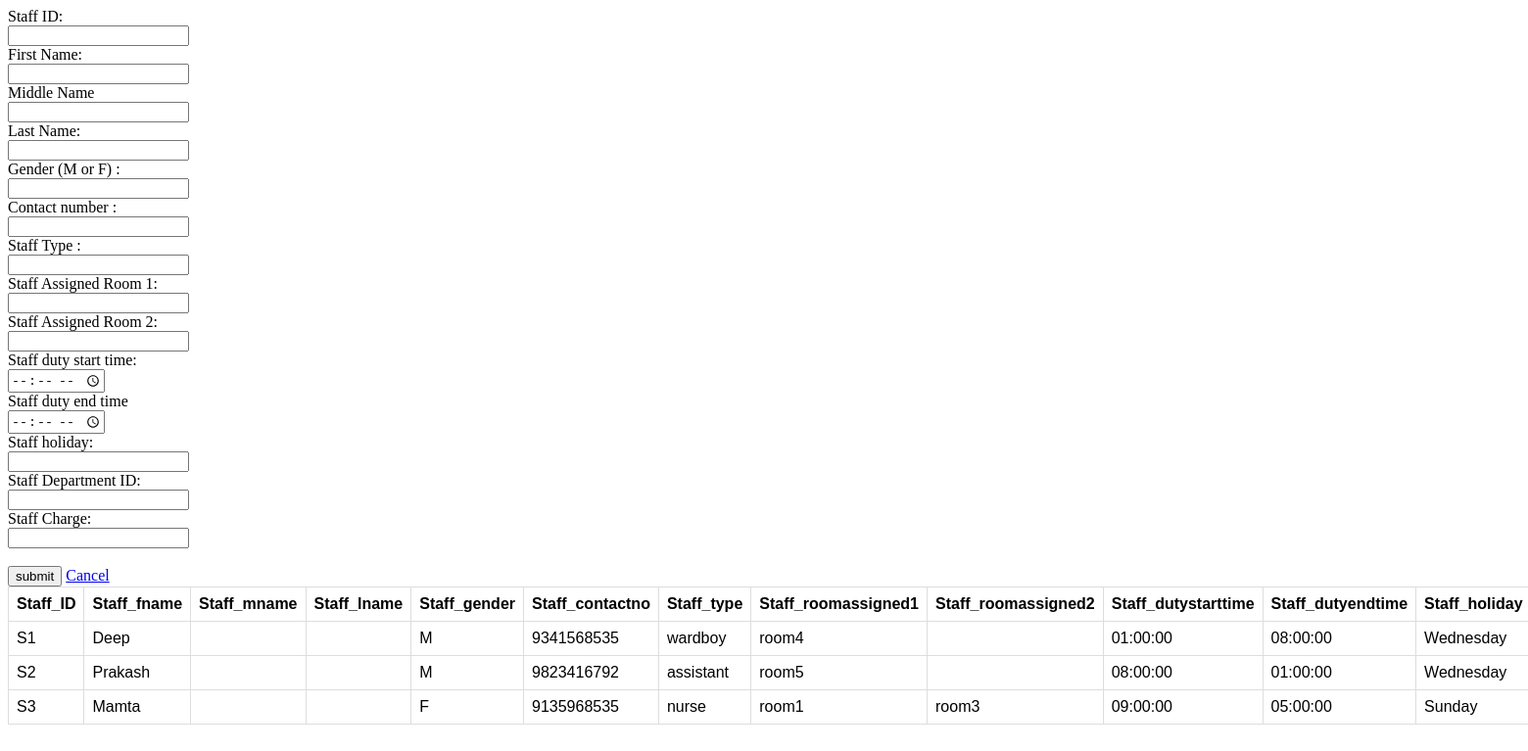
Screenshot of /Hospital_management_PhpProject/Staff_InsertForm.php with the database file from the repository.
### tables this page shows
CREATE TABLE Staff (Staff_ID VARCHAR(10) PRIMARY KEY,
                    Staff_fname VARCHAR(40) NOT NULL,
                    Staff_mname VARCHAR(40),
                    Staff_lname VARCHAR(40),
                    Staff_gender VARCHAR(2) NOT NULL,
                    Staff_contactno bigint NOT NULL,
                    Staff_type VARCHAR(30) ,
                    Staff_roomassigned1 VARCHAR(5) NOT NULL,
                    Staff_roomassigned2 VARCHAR(5),
                    Staff_dutystarttime time NOT NULL,
                    Staff_dutyendtime time NOT NULL,
                    Staff_holiday varchar(10),
                    Staff_DeptID varchar(6),
                    Staff_Charge int not null,
					FOREIGN KEY (Staff_DeptID) REFERENCES Department(Dept_ID),
                    FOREIGN KEY (Staff_roomassigned1) REFERENCES Rooms(Room_ID),
                    FOREIGN KEY (Staff_roomassigned2) REFERENCES Rooms(Room_ID)
                    );

### Hospital_management_PhpProject/Staff_InsertForm.php (the view, shortened to what this page needs)
<!DOCTYPE html>
<html>
  <body>
      <link rel="stylesheet" href="style.css">
      <form method="post" action="Staff_Insert.php">
                Staff ID:<br>
                <input type="text" name="Staff_ID">
		<br>
                First Name:<br>
		<input type="text" name="Staff_fname">
		<br>
                Middle Name<br>
		<input type="text" name="Staff_mname">
		<br>
                 Last Name:<br>
		<input type="text" name="Staff_lname">
		<br>
                 Gender (M or F) :<br>
		<input type="text" name="Staff_gender">
		<br>
                Contact number  :<br>
                <input type="Number" name="Staff_contactno" pattern="^\d{10}$">
		<br>
                 Staff Type :<br>
                 <input type="text" name="Staff_type" >
		<br>
                 Staff Assigned Room 1:<br>
                 <input type="text" name="Staff_roomassigned1">
		<br>
                 Staff Assigned Room 2:<br>
		<input type="text" name="Staff_roomassigned2">
		<br>
                 Staff duty start time:<br>
		<input type="time" name="Staff_dutystarttime">
		<br>
                Staff duty end time<br>
		<input type="time" name="Staff_dutyendtime">
		<br>
                Staff holiday:<br>
		<input type="text" name="Staff_holiday">
		<br>
                Staff Department ID:<br>
		<input type="text" name="Staff_DeptID">
		<br>
                 Staff Charge:<br>
		<input type="Number" name="Staff_Charge">
		<br><br>
  <input type="submit" name="save" value="submit">
                <a class="btn btn-link ml-2" href="welcome.php">Cancel</a>
     </form>
  </body>
</html>
<?php
$mysqli = new mysqli("localhost", "root", "root", "HospitalP");
$sql = "SELECT * FROM Staff";
if($result = $mysqli->query($sql)){
    if($result->num_rows > 0){
        echo "<table>";
            echo "<tr>";
                echo "<th>Staff_ID</th>";
                echo "<th>Staff_fname</th>";
                echo "<th>Staff_mname</th>";
                echo "<th>Staff_lname</th>";
                echo "<th>Staff_gender</th>";
                echo "<th>Staff_contactno</th>";
                echo "<th>Staff_type</th>";
                echo "<th>Staff_roomassigned1</th>";
                echo "<th>Staff_roomassigned2</th>";
                echo "<th>Staff_dutystarttime</th>";
                echo "<th>Staff_dutyendtime</th>";
                echo "<th>Staff_holiday</th>";
            echo "</tr>";
        while($row = $result->fetch_array()){
            echo "<tr>";
                echo "<td>" . $row['Staff_ID'] . "</td>";
                echo "<td>" . $row['Staff_fname'] . "</td>";
                echo "<td>" . $row['Staff_mname'] . "</td>";
                echo "<td>" . $row['Staff_lname'] . "</td>";
                echo "<td>" . $row['Staff_gender'] . "</td>";
                echo "<td>" . $row['Staff_contactno'] . "</td>";
                echo "<td>" . $row['Staff_type'] . "</td>";
                echo "<td>" . $row['Staff_roomassigned1'] . "</td>";
                echo "<td>" . $row['Staff_roomassigned2'] . "</td>";
                echo "<td>" . $row['Staff_dutystarttime'] . "</td>";
                echo "<td>" . $row['Staff_dutyendtime'] . "</td>";
                echo "<td>" . $row['Staff_holiday'] . "</td>";
            echo "</tr>";
        }
        echo "</table>";
    } else{
        echo "No records matching your query were found.";
    }
} else{
    echo "ERROR: Could not able to execute $sql. " . $mysqli->error;
}
?>

### Hospital_management_PhpProject/style.css (style rules this page uses)
table { font-family: arial, sans-serif; border-collapse: collapse; width: 100%; }
td, th { border: 1px solid #dddddd; text-align: left; padding: 8px; }
tr:nth-child(even) { background-color: white; }

### rows the page displays
staff: Staff_ID "S1", Staff_fname "Deep", Staff_gender "M", Staff_contactno "9341568535", Staff_type "wardboy", Staff_roomassigned1 "room4", Staff_dutystarttime "01:00:00", Staff_dutyendtime "08:00:00", Staff_holiday "Wednesday"
staff: Staff_ID "S2", Staff_fname "Prakash", Staff_gender "M", Staff_contactno "9823416792", Staff_type "assistant", Staff_roomassigned1 "room5", Staff_dutystarttime "08:00:00", Staff_dutyendtime "01:00:00", Staff_holiday "Wednesday"
staff: Staff_ID "S3", Staff_fname "Mamta", Staff_gender "F", Staff_contactno "9135968535", Staff_type "nurse", Staff_roomassigned1 "room1", Staff_roomassigned2 "room3", Staff_dutystarttime "09:00:00", Staff_dutyendtime "05:00:00", Staff_holiday "Sunday"
